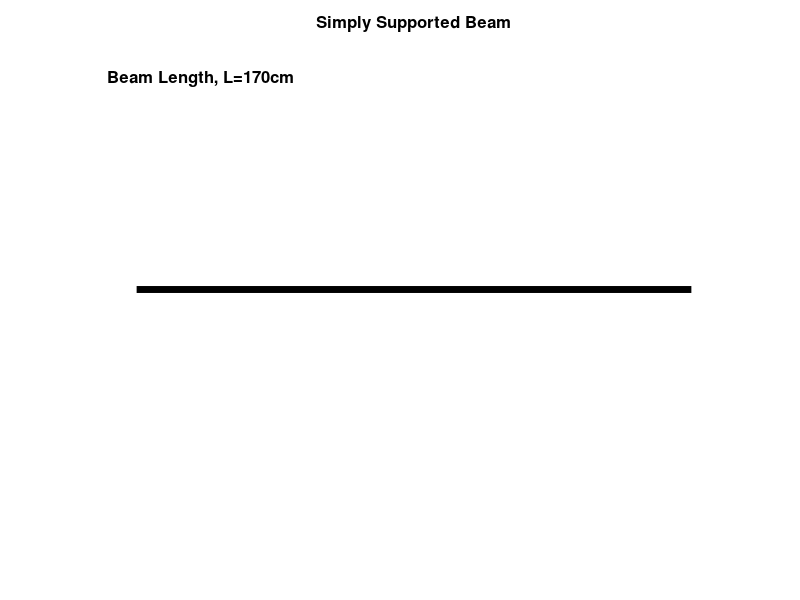

This chart was generated by the following MATLAB code: (Note: this script raises an error after producing the figure.)
l=randi([10,20]);
L=l*10;

%Plotting the beam

y1=0;
y2=0;
x1=0;
x2=L;

a=plot([x1,x2],[y1,y2],'Color','black','linewidth',5);

hold on

axis([-10 L+10 -1.5 1.5]);

title('Simply Supported Beam','FontSize',12, 'FontWeight','bold');

axis off

%Indicating the beam length on the plot

L_unit=strcat('Beam Length, L= ',num2str(L),'cm');

text(-9,1.3, L_unit,'FontSize',12,'FontWeight','bold');

%Reaction Forces

arrow([0,-0.75],[0,0],'LineWidth',3)

text(-2,-0.85,'R1','Fontsize',12,'FontWeight','bold')

arrow([L,-0.75],[L,0],'LineWidth',3)

text(L-2,-0.85,'R2','Fontsize',12,'Fontweight','bold');

%Plotting 1st point load

p=randi([3,l-5]);
P=p*10;
arrow([P,0.75],[P,0],'LineWidth',3)

%Labelling 1st point load

w=randi([5,15]);
W=w*10;
W_label=strcat(num2str(W),'N');

text(P-5,0.85,W_label,'fontsize',12,'fontweight','bold')



%Plotting 2nd point load

p2=randi([p+1,l-1]);
P2=p2*10;
arrow([P2,0.75],[P2,0],'LineWidth',3);

%Labelling 2nd point load

w2=randi([5,15]);
W2=w2*10;
W2_label=strcat(num2str(W2),'N');

text(P2-5,0.85,W2_label,'fontsize',12,'fontweight','bold')

%Labelling distances

d_label=strcat(num2str(P),'cm');

plot([P2,P2],[0,-0.5],'LineStyle','--','Color','black','Linewidth',1.5);

d2_label=strcat(num2str(P2),'cm');

if P>=L/2
     
arrow([P/2,-0.1],[0,-0.1],'LineWidth',3);
arrow([P/2,-0.1],[P,-0.1],'LineWidth',3);

text(P/3,-0.2,d_label,'fontsize',12,'fontweight','bold');

arrow([P2/2,-0.5],[0,-0.5],'LineWidth',3);
arrow([P2/2,-0.5],[P2,-0.5],'LineWidth',3);

text(P2/3,-0.6,d2_label,'fontsize',12,'fontweight','bold');

else
    
    arrow([(P+L)/2,-0.1],[L,-0.1],'LineWidth',3);
    arrow([(P+L)/2,-0.1],[P,-0.1],'LineWidth',3);
    
  LP=L-P;
    
    text(P+(LP/3),-0.2,strcat(num2str(L-P),'cm'),'fontsize',12,'fontweight','bold');
    
      arrow([(P2+L)/2,-0.5],[L,-0.5],'LineWidth',3);
    arrow([(P2+L)/2,-0.5],[P2,-0.5],'LineWidth',3);
    
  LP2=L-P2;
    
    text(P2+(LP2/3),-0.6,strcat(num2str(LP2),'cm'),'fontsize',12,'fontweight','bold');
    
end 

%Indicating level

rectangle('Position',[L-5*L/20+5,1.3,L/20,0.1],'Curvature',[1,1],'LineWidth',1.5,'FaceColor','y');
rectangle('Position',[L-4*L/20+5,1.3,L/20,0.1],'Curvature',[1,1],'LineWidth',1.5,'FaceColor','y');
rectangle('Position',[L-3*L/20+5,1.3,L/20,0.1],'Curvature',[1,1],'LineWidth',1.5);
rectangle('Position',[L-2*L/20+5,1.3,L/20,0.1],'Curvature',[1,1],'LineWidth',1.5);
rectangle('Position',[L-L/20+5,1.3,L/20,0.1],'Curvature',[1,1],'LineWidth',1.5);

hold off
